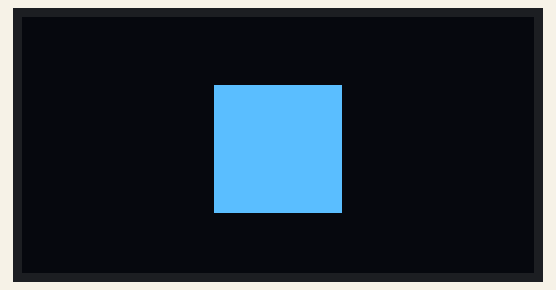
Recording of a sketch running on a simulated Arduino Uno, built with avr-gcc and run on an emulated ATmega328P. On the bench: 128×64 one-colour display. Wiring (inferred from the names in the program): SSD1306 OLED at I2C address 0x3C. The OLED's hardware scrolling is not drawn.

Above: at 0.5 s.

The sketch:

128O064_OLED_Display_BareMetal_Page_Addressing.ino
```cpp
#include <Wire.h>

#define OLED_ADDR 0x3C  // Replace with your display's I2C address

//Ensuring all the functions are compiled before the void setup begins as we've defined the functions post the main body of the code
void START_SCROLLING_VERTI_HORI(bool IS_LEFT, bool VERT_ONLY = 0, int SCROLL_GAP = 6, int PG_START = 1, int PG_END = 8, int VERT_OFFSET = 1);
void START_SCROLLING_HORI(bool IS_LEFT, int PG_START = 1, int SCROLL_GAP = 6, int PG_END = 8);
void CUSTOM_RECTANGLE(int WIDTH, int HEIGHT, int HEIGHT_OFFSET = 0, int WIDTH_OFFSET = 0);
void MIDDLE_SQUARE();
void ADDRESSAL_MODE(byte MODE);
void START_COL(byte LOW_NIB, byte HIGH_NIB);
void SEND_CMD(byte INP_CMD, byte DATA_1 = 0, byte DATA_2 = 0, byte DATA_3 = 0, byte DATA_4 = 0, byte DATA_5 = 0, byte DATA_6 = 0, byte DATA_7 = 0);
void SET_CONTRAST(byte CONTRAST);
void CLEAR_DISPLAY();
void INIT_DISPLAY();

void setup() {
  Serial.begin(9600);
  Wire.begin();

  INIT_DISPLAY();                                 //Initializing the display according to page 64 of the data sheet
  ADDRESSAL_MODE(0x02);                           //Setting addressal mode to page addressal
  START_COL(0x00, 0x10);                          //Setting the start column to be the first column in the OLED

  CLEAR_DISPLAY();                                //Clearing the GDDRAM of any data before beginning to write to the display
  uint8_t array[] ={};

  MIDDLE_SQUARE();
  START_SCROLLING_VERTI_HORI(1, 1);
  delay(5000);
  START_SCROLLING_HORI(0);
}

void loop() {
}

void START_SCROLLING_VERTI_HORI(bool IS_LEFT, bool VERT_ONLY = 0, int SCROLL_GAP = 6, int PG_START = 1, int PG_END = 8, int VERT_OFFSET = 1){
  if(VERT_ONLY){PG_START = 1; PG_END = 1;}
  Wire.beginTransmission(OLED_ADDR);
  Wire.write(0x00);
  Wire.write(41+IS_LEFT);
  Wire.write(0x00);
  Wire.write(PG_START);
  Wire.write(SCROLL_GAP);
  Wire.write(PG_END);
  Wire.write(VERT_OFFSET);
  Wire.endTransmission();
  SEND_CMD(0x2F);
}
void START_SCROLLING_HORI(bool IS_LEFT, int PG_START = 1, int SCROLL_GAP = 6, int PG_END = 8){
  Wire.beginTransmission(OLED_ADDR);
  Wire.write(0x00);
  Wire.write(38+IS_LEFT);
  Wire.write(0x00);
  Wire.write(PG_START);
  Wire.write(SCROLL_GAP);
  Wire.write(PG_END);
  Wire.write(0x00);
  Wire.write(0xFF);
  Wire.write(0x2F);
  Wire.endTransmission();
}


void CUSTOM_RECTANGLE(int WIDTH, int HEIGHT, int HEIGHT_OFFSET = 0, int WIDTH_OFFSET = 0){
  uint8_t FILLED_ARRAY[64][128] = {0};
  int MAX_WIDTH = WIDTH_OFFSET + WIDTH;
  int MAX_HEIGHT = HEIGHT_OFFSET + HEIGHT;

  for(int i = WIDTH_OFFSET ; i < WIDTH + WIDTH_OFFSET ; i++){
    for(int j = HEIGHT_OFFSET ; j < HEIGHT + HEIGHT_OFFSET; j++){
      FILLED_ARRAY[i][j] = 1;
    }
  }

  int MAX_PAGE = (MAX_HEIGHT/8);
  for(uint8_t PAGE = (HEIGHT_OFFSET/8) ; PAGE < (MAX_PAGE); PAGE++){
    uint8_t PAGE_ADJ = PAGE + 176;
    uint8_t UPPER_NIBBLE = WIDTH_OFFSET & 0b00001111;
    uint8_t LOWER_NIBBLE = (0b0001 << 4) | ((WIDTH_OFFSET & 11110000) >> 4);
    SEND_CMD(LOWER_NIBBLE);
    SEND_CMD(UPPER_NIBBLE);
    SEND_CMD(PAGE_ADJ);
    for(uint8_t COL = 0 ; COL < WIDTH ; COL ++){
      Wire.beginTransmission(OLED_ADDR);
      Wire.write(0x40);
      Wire.write(0b11111111);
      Wire.endTransmission();
    }
  }
}

void MIDDLE_SQUARE(){
  for(uint8_t page = 2 ; page < 6 ; page ++){
    byte PAGE_ADJUSTED = page + 176;              //Adjusting the integral page nuber into the correct binary form to load to the GDDRAM
    //Upon page incrementation, the column pointer doesn't get reset, to fix that, we write this code
    SEND_CMD(0x00);                               //Lower bit of start column
    SEND_CMD(0x13);                               //Upper bit of start column
    SEND_CMD(PAGE_ADJUSTED);                      //Incrementing the page
    //Now we increment the column address
    for(uint8_t col = 32; col < 64; col ++){
        Wire.beginTransmission(OLED_ADDR);
        Wire.write(0x40);                         //Sending the write prefix to inform the GDDRAM that the next command should be written
        Wire.write(0b11111111);                   //Setting all pixels in all COM lines to 1 in each column and page
        Wire.endTransmission();
      //delay(50);                                //Adding a small delay so that you can see the writing onto the display
    }
  }
}

//Function to change the addressal mode. 0x00 is Horizontal, 0x01 is Vertical, 0x02 is Page Addressing. 0x03 is an invalid command
void ADDRESSAL_MODE(byte MODE){
  if(MODE < 3) SEND_CMD(0x20, MODE);              //Ensuring that the MODE bit is within the valid criteria
  else{
    Serial.println("Not valid addressal");        //Returning an error message if MODE is outside the valid criteria
  }
}

//Function to set the starting column in page addressing mode. The starting column is set with the lower nibble and the upper nibble. We pass both and then the OLED knows where to start columing
void START_COL(byte LOW_NIB, byte HIGH_NIB){
  SEND_CMD(LOW_NIB);                              //Sending the lower nibble first
  SEND_CMD(HIGH_NIB);                             //Setting the upper niblle next
}

void SEND_CMD(byte INP_CMD, byte DATA_1 = 0, byte DATA_2 = 0, byte DATA_3 = 0, byte DATA_4 = 0, byte DATA_5 = 0, byte DATA_6 = 0, byte DATA_7 = 0){
  Wire.beginTransmission(OLED_ADDR);
  Wire.write(0x00);                               //Setting the writing bits of D/C# and R/W# to 0
  Wire.write(INP_CMD);                            //Writing the command to the I2C line

  //If there's a data message being sent through, then it'll be written, otherwise blank
  if(DATA_1) Wire.write(DATA_1);
  if(DATA_2) Wire.write(DATA_2);
  if(DATA_3) Wire.write(DATA_3);
  if(DATA_4) Wire.write(DATA_4);
  if(DATA_5) Wire.write(DATA_5);
  if(DATA_6) Wire.write(DATA_6);
  if(DATA_7) Wire.write(DATA_7);
  Wire.endTransmission();
}

//Function to write the contrast value to the 0x81 byte
void SET_CONTRAST(byte CONTRAST){
  SEND_CMD(0x81, CONTRAST);                       //Contrast can be from 0x00 to 0x7F i.e. 0 to 256
}

//Function to clear the display
void CLEAR_DISPLAY(){
  //Writing the entire hostel blank by setting all the bits to 0x00.
  for(uint8_t page = 0 ; page < 8 ; page ++){
    SEND_CMD(page+176);       //In the page addressing mode, after the column reaches the end, the page does not increment. This line increments the page with the loop
    for(uint8_t col = 0; col < 128; col ++){
        Wire.beginTransmission(OLED_ADDR);
        Wire.write(0x40);     //Sending the write command as opposed to the read command to write to the GDDRAM
        Wire.write(0x00);     //Sending the 0x00 to blank out the pixel in the GDDRAM
        Wire.endTransmission();
    }
  }
}

void INIT_DISPLAY(){
  SEND_CMD(0xA8, 0x3F);       //Setting multipler ratio to 64 - Can be anythnig from 0x0F (16 MUX) to 0x3F(64 MUX)
  SEND_CMD(0xD3, 0x00);       //Seting vertical offset to 0 - The data can be from 0x00 to 0x64 with 0x64 being a full shift
  SEND_CMD(0x7F);             //Settng the display start line to be at the top - can be from 0x40(bottom line) to 0x7F (top line)
  SEND_CMD(0xA1);             //Column 0 (left most) is segment 0 - set to 0xA1 for right most segment to be 0
  SEND_CMD(0xC8);             //Seting COM scannnig direction from top to bottom - set to 0xC8 for bottom to top
  SEND_CMD(0xDA, 0x12);       //Setting the COM pins config to be alternating, with no left-right inversion. Check command table for more details.
  SET_CONTRAST(0x7F);         //Setting contrast to 128, the default value. Can vary between 0 and 256
  SEND_CMD(0xA4);             //Display to read from GDDRAM and not just have the entire screen on. Set to 0xA5 to make the screen fully lit
  SEND_CMD(0xA6);             //Display mode is normal and not inverted. Send 0xA7 to make it invered
  SEND_CMD(0xD5, 0x80);       //Seting the divide ratio D and the oscillator frequency F_{OSC} o 1 and 64. Check the command table for more details
  SEND_CMD(0x8D, 0x14);       //Enabling charge pump
  SEND_CMD(0x2E);             //Stopping scrolling in case anything is happening
  SEND_CMD(0xAF);             //Turn Display on
}
```
